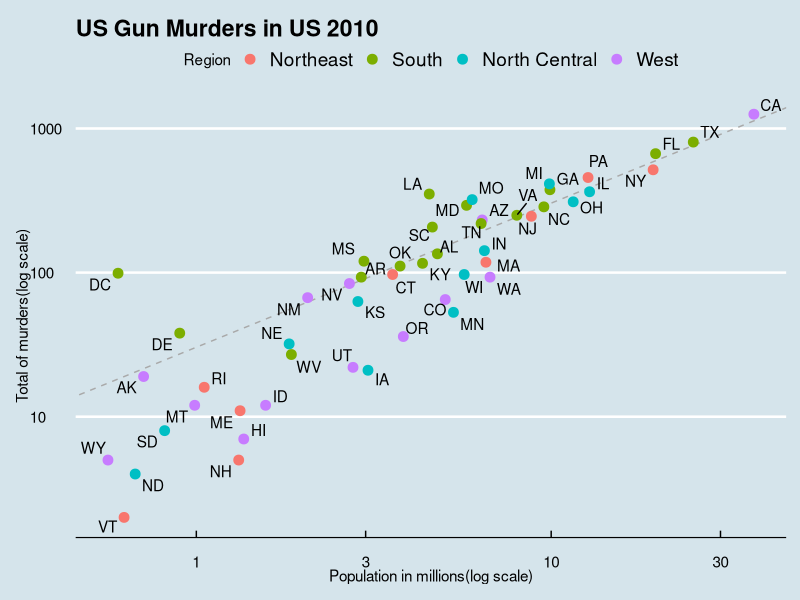

Here is the R script that generated this plot:
library(ggplot2)
library(dplyr)
library(dslabs)
library(ggthemes)
library(ggrepel)
data("murders")

# first step in create the plot.
p <- murders %>% ggplot( aes(population/10^6, total, label = abb) )

# average rate murder of entire country.
r <- murders %>% summarize(rate = sum(total) / sum(population) * 10^6) %>% pull(rate)

# Add-on Packages in ggplot2 with new themes.
p <- p + geom_abline( intercept = log10(r), lty = 2, color = "darkgrey" ) +
  geom_point( aes(color = region ), size = 3 )  + 
  geom_text_repel() + 
  scale_x_log10()  + 
  scale_y_log10() +
  xlab("Population in millions(log scale)") +
  ylab("Total of murders(log scale)") +
  ggtitle("US Gun Murders in US 2010") + 
  scale_color_discrete(name = "Region") # Change legend title.

# add a layer that is defined by the theme_economist(new theme).
p <- p + theme_economist()

# we get the final plot as we wanted.
p

# The add-on package ggrepel includes a geometry
# that adds labels ensuring that they don't fall on top of each other( geom_tex
# _repel ).
